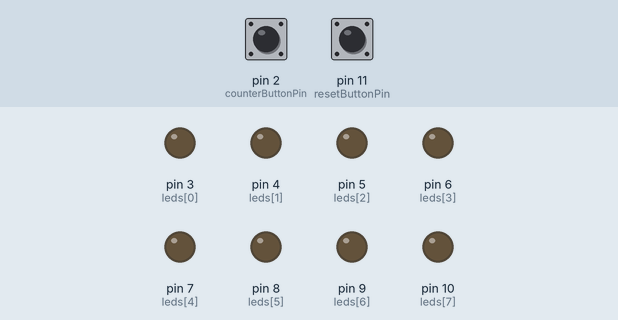
The sketch below on a simulated Arduino Uno, built with avr-gcc and run on an emulated ATmega328P. On the bench: output pins drawn as LEDs (lit = HIGH). Inputs (shaded band) come from the test bench; at power-on: pin 2 (counterButtonPin) LOW, pin 11 (resetButtonPin) LOW.

Above: at 1.2 s.
1.3 s: pin 2 (counterButtonPin) pulled HIGH for 0.15 s
At 1.9 s:
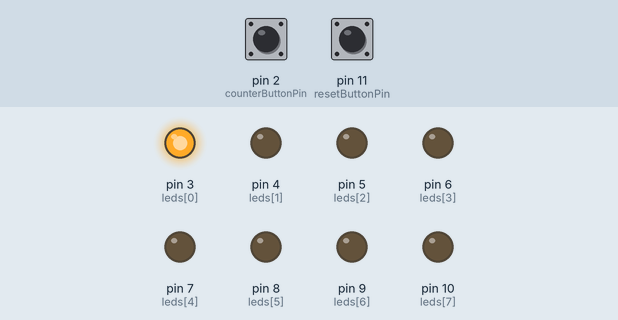
2.9 s: pin 2 (counterButtonPin) pulled HIGH for 1 s
At 4.3 s:
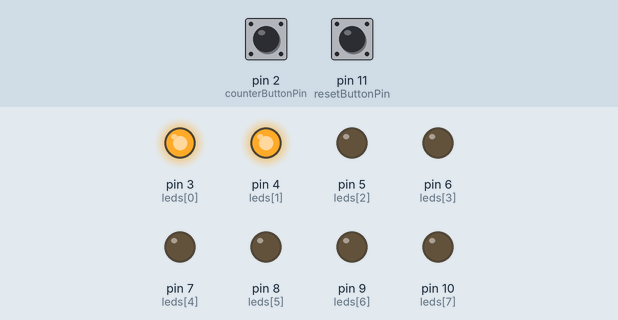
5.4 s: pin 2 (counterButtonPin) pulled HIGH for 0.15 s
At 6.2 s:
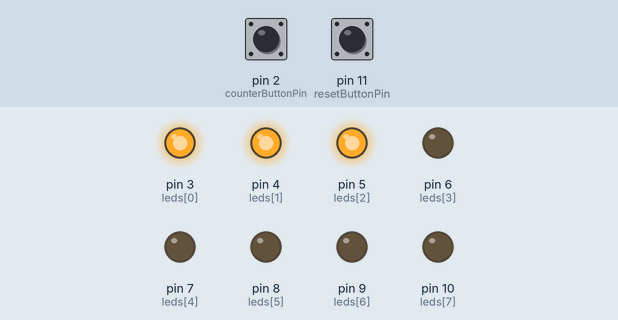
7.0 s: pin 2 (counterButtonPin) pulled HIGH for 3.2 s
At 7.4 s:
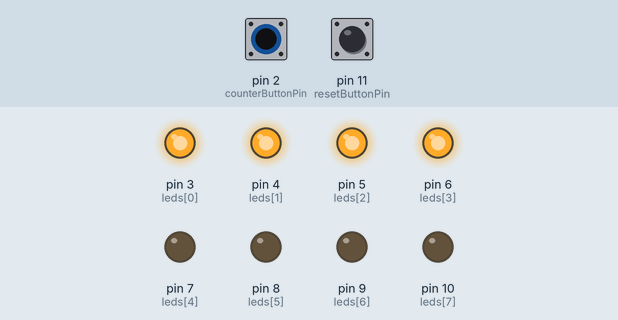
11.7 s: pin 2 (counterButtonPin) pulled HIGH for 0.15 s
At 12.2 s:
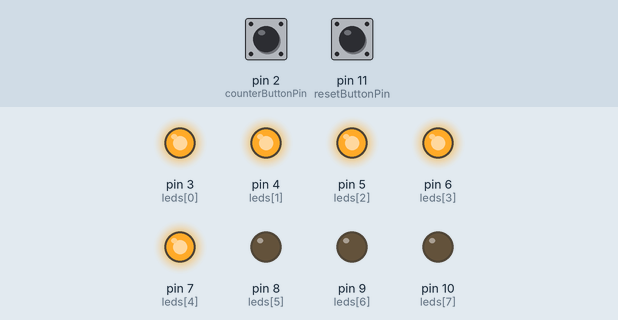
13.3 s: pin 2 (counterButtonPin) pulled HIGH for 1 s
At 14.6 s:
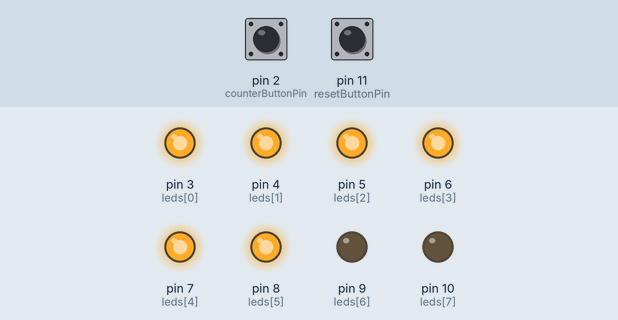
Timing chart, 0 to 16.3 s (numbered marks = the images above; inputs shaded):
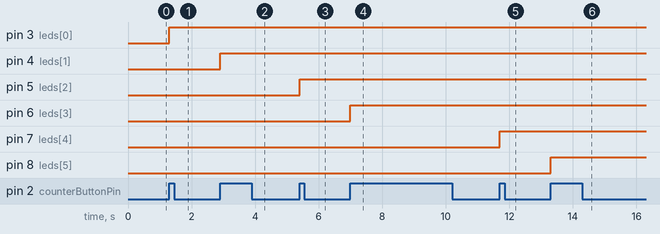

The sketch:

Lab1_LED_counter.ino
```cpp
const int counterButtonPin = 2;
const int resetButtonPin = 11;

int leds[] = {3, 4, 5, 6, 7, 8, 9, 10};
int numberOfLeds = 8;

unsigned long lastDebounceTime = 0;  // the last time the output pin was toggled
unsigned long debounceDelay = 50;    // the debounce time; increase if the output flickers

int count = 0;
int lastCounterButtonState = LOW;
int lastResetButtonState = LOW;

void setup() {
  Serial.begin(9600);

  // Initialize the pins
  for(byte i = 0; i < numberOfLeds; ++i)
  {
    pinMode(leds[i], OUTPUT);
    digitalWrite(leds[i], LOW);
  }

  pinMode(counterButtonPin, INPUT);
  pinMode(resetButtonPin, INPUT);
}

void loop() {
  int counterReading = digitalRead(counterButtonPin);
  int resetReading = digitalRead(resetButtonPin);

  if (counterReading != lastCounterButtonState){
    if (counterReading == HIGH)
    {
      count = countIncrement(count);
    }
    delay(50);  // debounce
  }
  lastCounterButtonState = counterReading;

  if (resetReading != lastResetButtonState){
    if (resetReading == HIGH)
    {
      count = turnOffLeds();
    }
    delay(50);
  }
  lastResetButtonState = counterReading;

}

int countIncrement(int count)
{
  if (count == 8)
  {
    count = turnOffLeds();
  }

  else
  {
    digitalWrite(leds[count++], HIGH);
  }

  return count;
}

int turnOffLeds()
{
  for(byte i = 0; i < numberOfLeds; ++i)
  {
    digitalWrite(leds[i], LOW);
  }

  return 0;
}
```

Measured:
- after the input at 1.3 s, pin 3 (leds[0]): LOW → HIGH at once
- after the input at 2.9 s, pin 4 (leds[1]): LOW → HIGH at once
- after the input at 5.4 s, pin 5 (leds[2]): LOW → HIGH at once
- after the input at 7.0 s, pin 6 (leds[3]): LOW → HIGH at once
- after the input at 11.7 s, pin 7 (leds[4]): LOW → HIGH at once
- after the input at 13.3 s, pin 8 (leds[5]): LOW → HIGH at once
